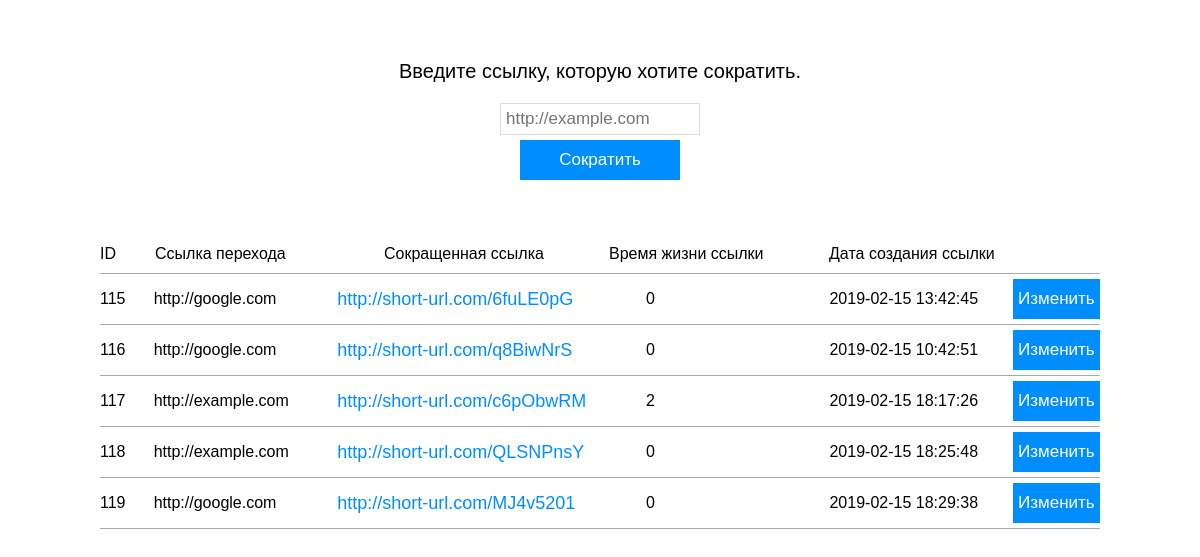
Before: / with the older database file.
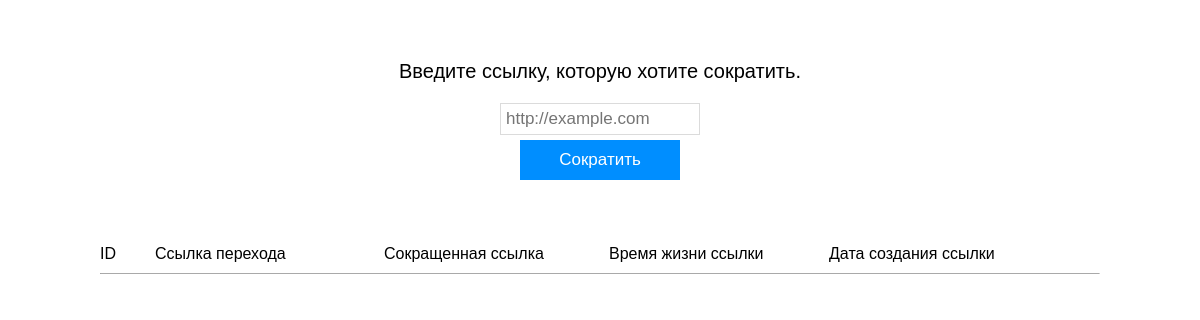
After: the same page with the newer database file.
### tables this page shows
CREATE TABLE `shorturl` (
  `id` int(11) NOT NULL,
  `full` varchar(255) NOT NULL,
  `short` varchar(255) NOT NULL,
  `time` int(11) NOT NULL,
  `time_create` datetime NOT NULL
);

### index.php (the view, shortened to what this page needs)
<?php
  require_once($_SERVER['DOCUMENT_ROOT']."/header/header.php");
  require_once($_SERVER['DOCUMENT_ROOT']."/connection.php");
?>
<form class="form-short-url flex" action="" method="post">
  <p class="form-p">Введите ссылку, которую хотите сократить.</p>
  <input class="form-url" type="url" placeholder="http://example.com" autocomplete="off" name="url" required>
  <input class="form-sub" type="submit" name="submit" value="Сократить">
</form>
<div class="allURL">
  <ul class="ul ">
  	<li>
  		<ul class="bar flex">
  			<li class="allURL__li id">
  				ID
  			</li>
  			<li class="allURL__li">
  				Ссылка перехода
  			</li>
  			<li class="allURL__li bar__short">
  				Сокращенная ссылка
  			</li>
  			<li class="allURL__li">
  				Время жизни ссылки
  			</li>
  			<li class="allURL__li bar__date">
  				Дата создания ссылки
  			</li>
  		</ul>
  	</li>
  	<hr class="hr-bot">
    <?php
      $result = $db->query("select * from `shorturl`");
      while($dbURL = $result->fetch_object()){
      	if(strlen($dbURL->full) <= 20){
      		$fullURL_li = $dbURL->full;
      	}
      	else{
	      	$fullURL_li =	substr($dbURL->full, 0, 20) . "...";
      	}
        echo "
          <li>
            <ul class=\"flex ul allURL__ul\">
              <li class=\"allURL__li id\">
                ".$dbURL->id."
              </li>
              <li class=\"allURL__li\" title=\"$dbURL->full\">
                ".$fullURL_li."
              </li>
              <li class=\"allURL__li short\">
                <a class=\"allURL__a\" href=\"$dbURL->short\">http://short-url.com/".$dbURL->short."</a>
              </li>
              <li class=\"allURL__li time\">
                ".$dbURL->time."
              </li>
              <li class=\"allURL__li\">
                ".$dbURL->time_create."
              </li>
              <li class=\"allURL__li edit-button\"><a class=\"\">Изменить</a></li>
            </ul>
            <div class=\"edit-field\">
              <form id=\"$dbURL->id edit\" action=\"\" method=\"post\" class=\"flex form-edit\"> ";
                echo "
                <input type=\"hidden\" name=\"old_short\" value=\"".$dbURL->short."\" required>
                <input type=\"hidden\" name=\"id\" value=\"".$dbURL->id."\" required>
                <input type=\"hidden\" name=\"full\" value=\"".$dbURL->full."\" required>
                <input type=\"hidden\" name=\"time\" value=\"".$dbURL->time."\" required>
                <input type=\"hidden\" name=\"time_create\" value=\"".$dbURL->time_create."\" required>
                <input class=\"form-edit-input form-edit-input_url\" type=\"text\" autocomplete=\"off\" name=\"short-url-edit\" value=\"".$dbURL->short."\" maxlength=\"18\">
                <input class=\"form-edit-input form-edit-input_time\" type=\"number\" autocomplete=\"off\" name=\"short-time-edit\" value=\"".$dbURL->time."\">
                <div class=\"flex form-edit__button\">
                  <input class=\"form-edit-sub form-edit-sub_accept\" type=\"submit\" name=\"accept-edit\" value=\"Принять\">
                  <input class=\"form-edit-sub form-edit-sub_delete\" type=\"submit\" name=\"delete\" value=\"Удалить\">
                  <input class=\"form-edit-sub form-edit-sub_cancel\" type=\"button\" name=\"cancel-edit\" value=\"Отменить\">
                </div>
              </form>
            </div>
            <hr class=\"hr-bot\">
          </li>
        ";
      }
    ?>
  </ul>
</div>
<?php
  require_once($_SERVER['DOCUMENT_ROOT']."/footer/footer.php");
?>

### header/header.php (shortened to what this page needs)
<!DOCTYPE html>
<html>
<head>
	<link rel="stylesheet" type="text/css" href="<?$_SERVER['DOCUMENT_ROOT']?>css/style.css">
</head>
<body class="body">
	<div class="inner">

### footer/footer.php (shortened to what this page needs)
	</div>
</body>
</html>

### css/style.css (style rules this page uses)
* { padding: 0; margin: 0; }
.body { font-family: sans-serif; }
.inner { margin-left: auto; margin-right: auto; width: 1024px; }
.form-short-url { flex-direction: column; justify-content: center; width: 402px; margin-top: 60px; margin-bottom: 60px; margin-left: auto; margin-right: auto; }
.form-p { margin-bottom: 20px; font-size: 20px; }
.form-url { width: 188px; padding: 5px; border: 1px solid #dbdbdb; margin-bottom: 5px; margin-left: auto; margin-right: auto; font-size: 17px; }
.form-sub { width: 160px; padding: 10px 5px 10px 5px; background-color: #008eff; border: 0px solid grey; margin-bottom: 5px; margin-left: auto; margin-right: auto; font-size: 17px; cursor: pointer; color: white; }
.flex { display: flex; justify-content: center; align-content: center; }
.allURL { width: 1000px; margin-left: auto; margin-right: auto; }
.ul { list-style-type: none; }
.bar { justify-content: flex-start; list-style-type: none; padding-bottom: 10px; }
.allURL__li { width: 170px; padding-right: 20px; }
.bar__short { padding-right: 55px; padding-left: 39px; }
.bar__date { padding-left: 30px; }
.id { width: 35px; }
.hr-bot { border-bottom: 1px solid darkgrey; border-top: 0px; }
.allURL__a { text-decoration: none; color: #008eff; font-size: 18px; }
.short { width: 300px; }
.allURL__ul { justify-content: space-between; padding: 5px 0px 5px 0px; align-items: center; }
.edit-button { cursor: pointer; width: 80px; padding-right: 0px; padding: 10px 5px 10px 5px; background-color: #008eff; font-size: 17px; color: white; }

Changed rows visible on the page:
removed shorturl: id "115", full "http://google.com", short "6fuLE0pG", time "0", time_create "2019-02-15 13:42:45"
removed shorturl: id "116", full "http://google.com", short "q8BiwNrS", time "0", time_create "2019-02-15 10:42:51"
removed shorturl: id "117", full "http://example.com", short "c6pObwRM", time "2", time_create "2019-02-15 18:17:26"
removed shorturl: id "118", full "http://example.com", short "QLSNPnsY", time "0", time_create "2019-02-15 18:25:48"
removed shorturl: id "119", full "http://google.com", short "MJ4v5201", time "0", time_create "2019-02-15 18:29:38"
